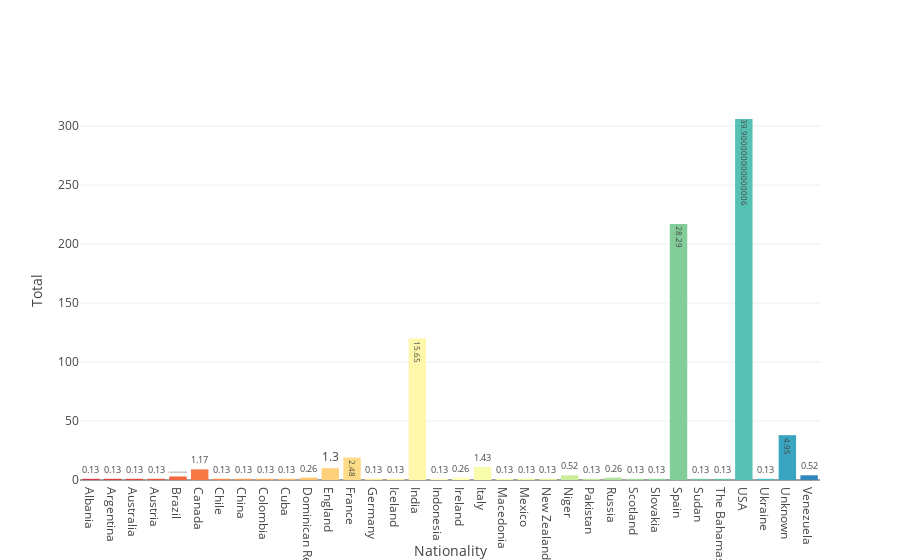

Notebook code cell kept with this figure:
### Markdown cell above
## Distribution of the origin of the participants

### Code cell
data_complete_nationality = data_complete_en.copy(deep=True)

data_complete_nationality[['Nationality']] = data_complete_nationality[[
    'Nationality']].fillna(value=33)

data_complete_nationality[['Nationality']] = pd.to_numeric(
    data_complete_nationality['Nationality'], downcast='signed', errors='coerce')

# display(data_complete_nationality['Nationality'].describe())
# display(data_complete_nationality['Nationality'].value_counts().sort_index())


labels_nationality = ['Spain', 'Colombia', 'Mexico', 'Dominican Rep.', 'Austria',
                      'Chile', 'France', 'Canada', 'Niger', 'China',
                      'Australia', 'Russia', 'Germany', 'Brazil', 'USA',
                      'India', 'Slovakia', 'Italy', 'England', 'Cuba', 'Ukraine',
                      'Venezuela', 'Indonesia', 'Albania',
                      'Pakistan', 'The Bahamas', 'Argentina',
                      'Iceland', 'Scotland', 'Sudan', 'New Zealand', 'Ireland',
                      'Macedonia', 'Unknown']
tickvals_nationality = [0, 1, 2, 3, 4, 5, 6, 7, 8, 9, 10, 11,
                        12, 13, 14, 15, 16, 17, 18, 19, 20, 21,
                        22, 23, 24, 25, 26, 27, 28, 29, 30, 31,
                        32, 33]

data_complete_nationality['Nationality'].replace(
    tickvals_nationality, labels_nationality, inplace=True)


print('Describing the variable Nationality')
display(data_complete_nationality['Nationality'].describe())
print('Count of each value in Nationality expresed as nationality / amount')
display(data_complete_nationality['Nationality'].value_counts())
print('Percentage of each value in Nationality expresed as nationality / percentage')
display(data_complete_nationality['Nationality'].value_counts(
    normalize=True).round(4) * 100)

data7 = [go.Bar(x=sorted(data_complete_nationality['Nationality'].unique()),
                y=data_complete_nationality['Nationality'].value_counts(
).sort_index(),
    text=(data_complete_nationality['Nationality'].value_counts(
        normalize=True).sort_index().round(4) * 100),
    marker=dict(color=cl.interp(cl.scales['9']['div']['Spectral'], data_complete_nationality['Nationality'].nunique())),            
    name='Nationality')]
layout7 = go.Layout(
    xaxis=go.layout.XAxis(
        # ticktext=labels_nationality,
        # tickvals=tickvals_nationality,
        title='Nationality'
    ),
    yaxis=go.layout.YAxis(
        title="Total"),
    bargap=0.2,
)
fig7 = go.Figure(data=data7, layout=layout7)
iplot(fig7)
plt.show()

### Figure 1 — Plotly figure (JSON) as saved in the notebook; plotly's stock layout.template omitted (floating-point values rounded to 4 significant figures)
{"data": [{"marker": {"color": ["hsl(353.0, 64.0%, 53.0%)", "hsl(358.09090909090907, 69.81818181818181%, 54.696969696969695%)", "hsl(3.181818181818187, 75.63636363636364%, 56.39393939393939%)", "hsl(8.272727272727252, 81.45454545454545%, 58.09090909090909%)", "hsl(13.363636363636374, 87.27272727272728%, 59.78787878787879%)", "hsl(17.181818181818183, 89.9090909090909%, 61.696969696969695%)", "hsl(20.81818181818182, 92.0909090909091%, 63.63636363636364%)", "hsl(24.454545454545453, 94.27272727272728%, 65.57575757575758%)", "hsl(28.090909090909093, 96.45454545454545%, 67.51515151515152%)", "hsl(31.727272727272727, 97.18181818181819%, 69.63636363636364%)", "hsl(35.36363636363637, 97.42424242424242%, 71.81818181818181%)", "hsl(39.0, 97.66666666666667%, 74.0%)", "hsl(42.63636363636364, 97.9090909090909%, 76.18181818181819%)", "hsl(46.42424242424242, 98.3030303030303%, 78.51515151515152%)", "hsl(50.303030303030305, 98.78787878787878%, 80.93939393939394%)", "hsl(54.18181818181818, 99.27272727272727%, 83.36363636363636%)", "hsl(58.06060606060606, 99.75757575757575%, 85.78787878787878%)", "hsl(61.09090909090909, 97.81818181818181%, 85.78787878787878%)", "hsl(63.272727272727266, 93.45454545454547%, 83.36363636363637%)", "hsl(65.45454545454545, 89.09090909090908%, 80.93939393939394%)", "hsl(67.63636363636364, 84.72727272727272%, 78.51515151515152%)", "hsl(72.9090909090909, 78.63636363636364%, 76.81818181818181%)", "hsl(83.33333333333331, 69.66666666666669%, 76.33333333333333%)", "hsl(93.75757575757578, 60.69696969696968%, 75.84848484848484%)", "hsl(104.18181818181819, 51.72727272727272%, 75.36363636363636%)", "hsl(114.96969696969697, 44.81818181818182%, 73.96969696969697%)", "hsl(126.84848484848483, 44.09090909090909%, 69.84848484848486%)", "hsl(138.72727272727275, 43.36363636363636%, 65.72727272727272%)", "hsl(150.60606060606062, 42.63636363636363%, 61.6060606060606%)", "hsl(162.24242424242425, 42.484848484848484%, 57.63636363636364%)", "hsl(172.1818181818182, 46.36363636363636%, 54.727272727272734%)", "hsl(182.12121212121212, 50.24242424242425%, 51.81818181818181%)", "hsl(192.06060606060606, 54.121212121212125%, 48.90909090909091%)", "hsl(202.0, 58.0%, 46.0%)"]}, "name": "Nationality", "text": [0.13, 0.13, 0.13, 0.13, 0.39, 1.17, 0.13, 0.13, 0.13, 0.13, 0.26, 1.3, 2.48, 0.13, 0.13, 15.65, 0.13, 0.26, 1.43, 0.13, 0.13, 0.13, 0.52, 0.13, 0.26, 0.13, 0.13, 28.29, 0.13, 0.13, 39.9, 0.13, 4.95, 0.52], "type": "bar", "uid": "0fa5a7d1-ca65-492a-908c-89f9ae3e6f7f", "x": ["Albania", "Argentina", "Australia", "Austria", "Brazil", "Canada", "Chile", "China", "Colombia", "Cuba", "Dominican Rep.", "England", "France", "Germany", "Iceland", "India", "Indonesia", "Ireland", "Italy", "Macedonia", "Mexico", "New Zealand", "Niger", "Pakistan", "Russia", "Scotland", "Slovakia", "Spain", "Sudan", "The Bahamas", "USA", "Ukraine", "Unknown", "Venezuela"], "y": [1, 1, 1, 1, 3, 9, 1, 1, 1, 1, 2, 10, 19, 1, 1, 120, 1, 2, 11, 1, 1, 1, 4, 1, 2, 1, 1, 217, 1, 1, 306, 1, 38, 4]}], "layout": {"bargap": 0.2, "xaxis": {"title": {"text": "Nationality"}}, "yaxis": {"title": {"text": "Total"}}}}
